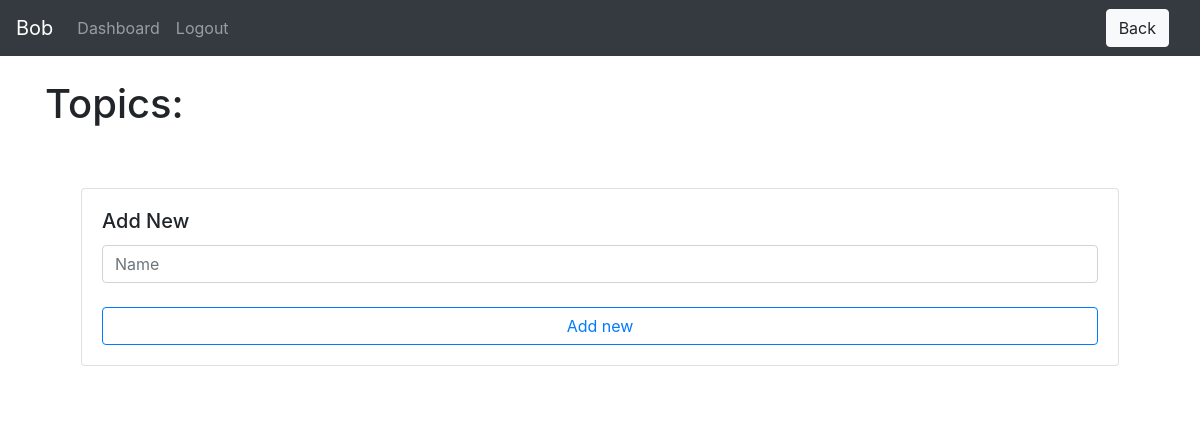
Before: /teacher/group-detail/1/topics (signed in) with the older database file.
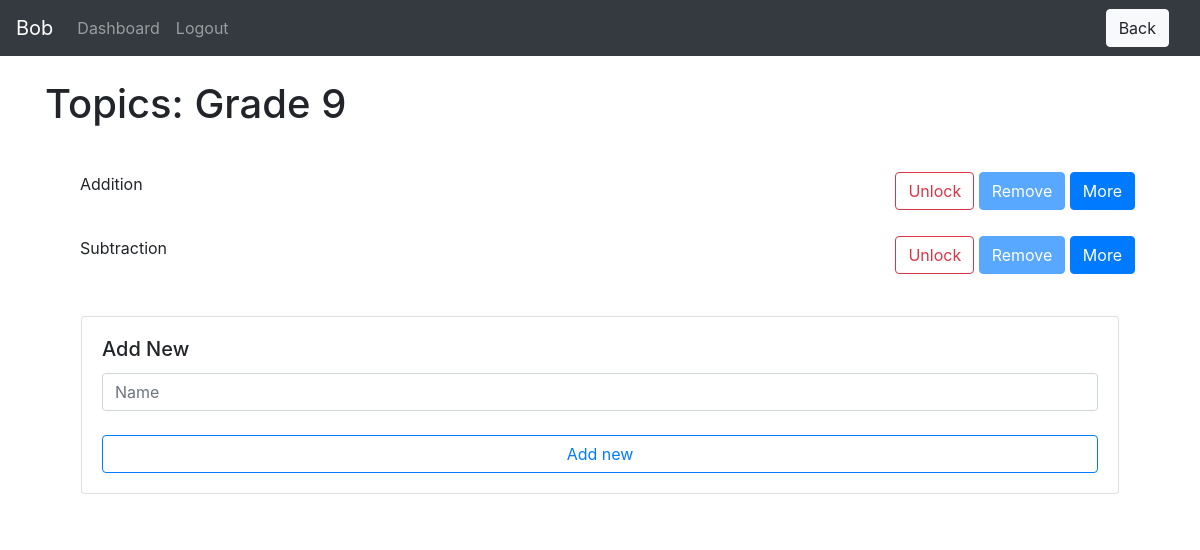
After: the same page with the newer database file.
### website/models.py (models this page shows)
class Group(db.Model):
    id = db.Column(db.Integer, primary_key=True)
    name = db.Column(db.String(150))
    teacher_id = db.Column(db.Integer, db.ForeignKey('teacher.id'))
    student_ids = db.relationship('Student')
    topic_ids = db.relationship('Topic')

class Topic(db.Model):
    id = db.Column(db.Integer, primary_key=True)
    name = db.Column(db.String(150))
    active = db.Column(db.Boolean)
    locked = db.Column(db.Boolean)
    instances = db.Column(db.SmallInteger)
    date = db.Column(db.DateTime(timezone=True))
    group_id = db.Column(db.Integer, db.ForeignKey('group.id'))
    variable_ids = db.relationship('Variable')
    problem_ids = db.relationship('Problem')
    data_ids = db.relationship('Data')

### website/teacher/teacher_views.py (the view)
@views.route('/group-detail/<group_id>/topics', methods=['GET', 'POST'])
@login_required
def topics(group_id):
    group = Group.query.filter_by(id=group_id).first()
    if request.method == 'POST':
        value = request.form['button']
        if value == "add_new":
            name = request.form.get('name')
            if len(name) < 1:
                flash('Name is too short!', category='error')
            else:
                new_topic = Topic(name=name, active=False, locked=True, group_id=group.id, instances=0)
                db.session.add(new_topic)
                db.session.commit()
                flash('Note added!', category='success')
                for student in group.student_ids:
                    new_data = Data(correct=1, completed=1, avg_time=30, topic_id=new_topic.id, student_id=student.id)
                    db.session.add(new_data)
                    db.session.commit()
            return render_template("teacher/topics.html", user=current_user, group=group)
        elif value[:4] == "more":
            return redirect(url_for('teacher_views.edit_topic', group_id=group.id, topic_id=value[4:]))
        elif value[:4] == "lock":
            topic = Topic.query.get(value[4:])
            if topic:
                isLocked = topic.locked
                topic.locked = not isLocked
                db.session.add(topic)
                db.session.commit()
                return render_template("teacher/topics.html", user=current_user, group=group)
        else:
            topic = Topic.query.get(request.form['button'])
            if topic:
                isActive = topic.active
                if not isActive:
                    topic.active = True
                    topic.date = func.now()
                else:
                    topic.active = False
                db.session.add(topic)
                db.session.commit()
                return render_template("teacher/topics.html", user=current_user, group=group)
    else:
        return render_template("teacher/topics.html", user=current_user, group=group)

### website/templates/teacher/topics.html (shortened to what this page needs)
{% extends "base.html" %} {% block title %}Classes{% endblock %}
{% block extra_header %}
<a href="{{url_for('teacher_views.group_detail', group_id=group.id)}}">
    <button class="btn btn-light ml-3" type="button" name="button">Back</button>
</a>
{% endblock %}
{% block content %}
<br>
<h1>Topics: {{ group.name }}</h1>
<br>
<div style="display:flex; flex-direction: row; justify-content: center; align-items: center">
    <ul class="list-group list-group-flush w-100">
        {% for topic in group.topic_ids %}
        <form method='POST'>
        <li class="list-group-item"><div class="d-flex justify-content-between">
            <div class="col-sm-9"><p>{{ topic.name }}</p></div>
            <div>
                {% if topic.locked %}
                <button name="button" class="btn btn-outline-danger" value="lock{{ topic.id }}">Unlock</button>
                    {% if topic.active %}
                    <button name="button" class="btn btn-primary" value="{{ topic.id }}" disabled>Remove</button>
                    {% else %}
                    <button name="button" class="btn btn-outline-primary" value="{{ topic.id }}" disabled>Add</button>
                    {% endif %}
                {% endif %}
                <button name="button" class="btn btn-primary" value="more{{ topic.id }}">More</button>
            </div>
        </div></li>
    </form>
        {% endfor %}
    <form method="POST">
        <li class="list-group-item">
            <div class="col p-3">
                <div class="card">
                  <div class="card-body">
                    <h5 class="card-title">Add New</h5>
                    <input type="text" class="form-control" name="name" id="name" placeholder="Name">
                    <br>
                    <button class="btn btn-outline-primary btn-block" name="button" value="add_new">Add new</button>
                  </div>
                </div>
            </div>
        </li>
    </form>
    </ul>
</div>
{% endblock %}

Changed rows visible on the page:
added Group: name "Grade 9"
now on this page (row edited): Topic: name "Addition", {{ topic.id }} 1 (drawn)
now on this page (row edited): Topic: name "Subtraction", {{ topic.id }} 2 (drawn)
